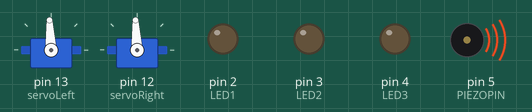
The sketch below on a simulated Arduino Uno, built with avr-gcc and run on an emulated ATmega328P. Parts: 2 × servo, output pins drawn as LEDs (lit = HIGH), buzzer (waves = sounding).

Above: at 0.05 s.
At 4.0 s:
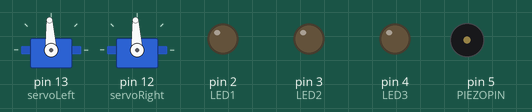
At 7.55 s:
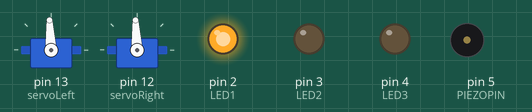
At 7.75 s:
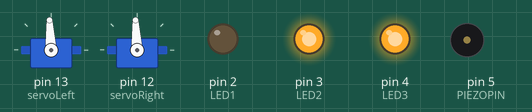
At 7.85 s:
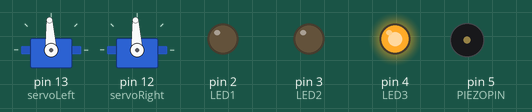
At 8.05 s:
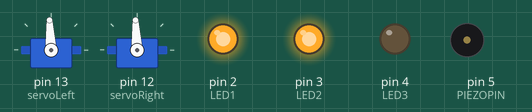
Timing chart, 0 to 10.5 s (numbered marks = the images above):
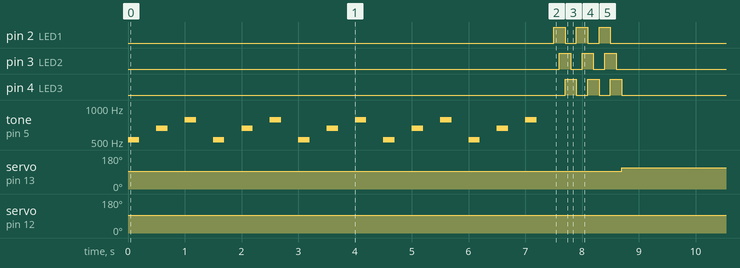

The sketch:

RobotDanceParty.ino
```cpp
#include <Servo.h>                           // Include servo library.

Servo servoLeft;                             // Declare left servo signal.
Servo servoRight;                            // Declare right servo signal.


// Declare pin that the piezo is connected to.
int PIEZOPIN = 5;

// DECLARE LED PINS HERE
int LED1 = 2;
int LED2 = 3;
int LED3 = 4;

// One octave of notes between A4 and A5, for Piezo Greeting
int note_A4 = 440;
int note_As4 = 466; int note_Bb4 = note_As4;
int note_B4 = 494;
int note_C5 = 523;
int note_Cs5 = 554; int note_Db5 = note_Cs5;
int note_D5 = 587;
int note_Ds5 = 622; int note_Eb5 = note_Ds5;
int note_E5 = 659;
int note_F5 = 698;
int note_Fs5 = 740; int note_Gb5 = note_Fs5;
int note_G5 = 784;
int note_Gs5 = 830; int note_Ab5 = note_Gs5;

void setup()
{
  pinMode(PIEZOPIN, OUTPUT);                 // Attach piezo to pin 5.

  servoLeft.attach(13);                      // Attach left signal to pin 13.
  servoRight.attach(12);                     // Attach right signal to pin 12.
  servoLeft.writeMicroseconds(1500);         // Stop left servo.
  servoRight.writeMicroseconds(1500);        // Stop right servo.

  pinMode(LED1, OUTPUT);                     // Set all LED pins to output.
  pinMode(LED2, OUTPUT);
  pinMode(LED3, OUTPUT);

}

// Example function that defines a dance move.
void twirlStopShake(){

  // Twirl
  servoLeft.writeMicroseconds(1700);
  delay(4000);

  // Stop
  servoLeft.writeMicroseconds(1500);
  delay(1000);

  // Shake
  for(int x = 1; x < 20; x += 1){
    servoLeft.writeMicroseconds(1700);
    servoRight.writeMicroseconds(1300);
    delay(50);

    servoLeft.writeMicroseconds(1300);
    servoRight.writeMicroseconds(1700);
    delay(50);
  }

  // Stop motion
  servoLeft.writeMicroseconds(1500);
  servoRight.writeMicroseconds(1500);

}

// Example function that results in 3 LEDs lighting up in sequence.
void ledSwirl(){

  for( int x = 0; x < 3; x++){
      digitalWrite(LED1, HIGH);
      delay(100);
      digitalWrite(LED2, HIGH);
      delay(100);
      digitalWrite(LED3, HIGH);
      digitalWrite(LED1, LOW);
      delay(100);
      digitalWrite(LED2, LOW);
      delay(100);
      digitalWrite(LED3, LOW);
  }
}

// Sample piezo greeting, using the note declarations from above.
void piezoGreeting(){

  for( int x = 0; x < 5; x++){
      tone(PIEZOPIN, note_C5, 200);
      delay(500);
      tone(PIEZOPIN, note_E5, 200);
      delay(500);
      tone(PIEZOPIN, note_G5, 200);
      delay(500);
  }
}

// Sample main program.
// The robot will play its greeting, then flash its lights, then dance.
// If you want the lights and the dance to happen simultaneously,
// those two functions must be combined because they currently execute
// sequentially.
void loop()
{
  piezoGreeting();

  for( int x = 0; x < 5; x++){
      ledSwirl();
      twirlStopShake();
  }

  delay(1000);
}
```

Measured:
- by itself, pin 2 (LED1), pin 3 (LED2), pin 4 (LED3): repeats every 8.1 s: 2 × (LOW 0.20 s, HIGH 0.20 s), LOW 7.1 s, HIGH 0.20 s
- by itself, servo on pin 13 (servoLeft): moves between 73° and 112°, repeating every 8.1 s
- by itself, tone on pin 5 (PIEZOPIN): repeats every 1.5 s: silent 0.30 s, 659 Hz 0.20 s, silent 0.30 s, 784 Hz 0.20 s, silent 0.30 s, 523 Hz 0.20 s, until it stays silent from 7.2 s
